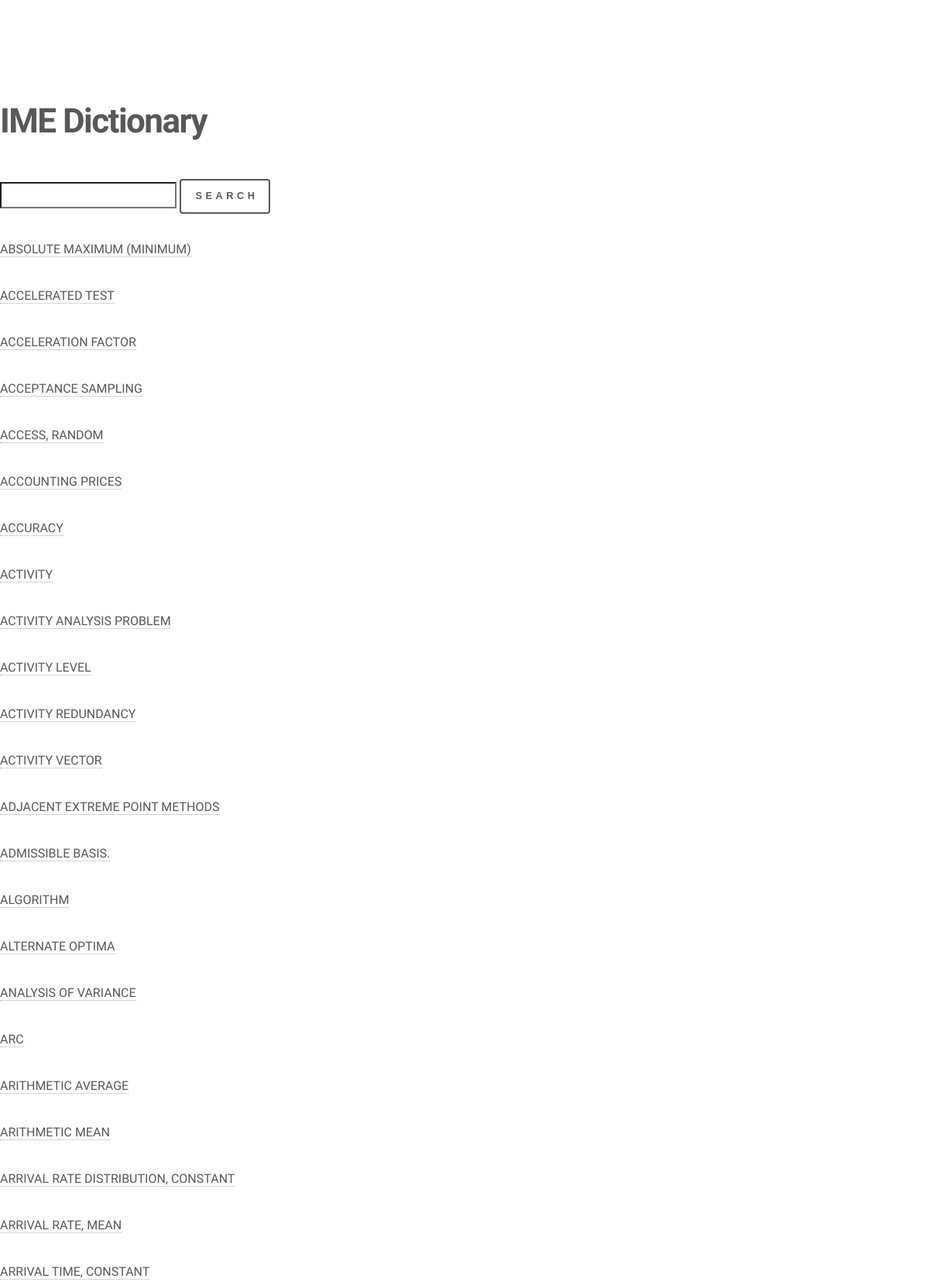
The app's page /analytics (upper part) with its own data.
### imeApp/models.py (models this page shows, shortened)
class Analytics(models.Model):
    term = models.CharField(max_length=200)
    meaning = models.TextField()

### imeApp/views.py (the view)
# urls.py: path('analytics', analytic, name="analytic"), # analytics
def analytic(request):
    analytics = Analytics.objects.all()
    context = {
        'analytics' : analytics,
    }
    return render(request, 'analy_main.html', context)

### imeApp/templates/analy_main.html (shortened to what this page needs)
{% load static %}
<!DOCTYPE html>
<html>
  <head>
    <link rel="stylesheet" href="{% static 'css/main.css' %}" />
  </head>
  <body class="is-preload">
		<div id="main">
		  <div class="inner">
			<header id="header">
				<div class="inner">
					<h1>IME Dictionary</h1>
				</div>
			</header>
			<section>
				<form>
					<div>
					  <input type="search" id="mySearch" name="q" class="mybtn">
					  <button class="mybtn">Search</button>
					</div>
				</form>
			</section>
			<section>
				<div>
					{% for i in analytics.all %}
					<p>
							<a href="{% url 'analytics'  i.id %}">{{i.term}}</a>
					</p>
					{% endfor %}
				</div>
			</section>
		  </div>
		</div>
	</body>
  </html>

### imeApp/static/css/main.css (style rules this page uses)
html, body, div, span, applet, object, iframe, h1, h2, h3, h4, h5, h6, p, blockquote, pre, a, abbr, acronym, address, big, cite, code, del, dfn, em, img, ins, kbd, q, s, samp, small, strike, strong, sub, sup, tt, var, b, u, i, center, dl, dt, dd, ol, ul, li, fieldset, form, label, legend, table, caption, tbody, tfoot, thead, tr, th, td, article, aside, canvas, details, embed, figure, figcaption, footer, header, hgroup, menu, nav, output, ruby, section, summary, time, mark, audio, video { margin: 0; padding: 0; border: 0; font-size: 100%; font: inherit; vertical-align: baseline; }
article, aside, details, figcaption, figure, footer, header, hgroup, menu, nav, section { display: block; }
body { line-height: 1; }
body { -webkit-text-size-adjust: none; }
input, select, textarea { -moz-appearance: none; -webkit-appearance: none; -ms-appearance: none; appearance: none; }
body { -ms-overflow-style: scrollbar; }
html { box-sizing: border-box; }
*, *:before, *:after { box-sizing: inherit; }
body { background: #ffffff; }
body, input, select, textarea { color: #585858; font-family: "Source Sans Pro", Helvetica, sans-serif; font-size: 16pt; font-weight: 300; line-height: 1.75; }
@media screen and (max-width: 1680px) { body, input, select, textarea { font-size: 14pt; } }
@media screen and (max-width: 1280px) { body, input, select, textarea { font-size: 12pt; } }
a { -moz-transition: border-bottom-color 0.2s ease, color 0.2s ease; -webkit-transition: border-bottom-color 0.2s ease, color 0.2s ease; -ms-transition: border-bottom-color 0.2s ease, color 0.2s ease; transition: border-bottom-color 0.2s ease, color 0.2s ease; text-decoration: none; color: #585858; border-bottom: dotted 1px rgba(88, 88, 88, 0.5); }
p { margin: 0 0 2em 0; }
h1 { font-size: 2.75em; font-weight: 700; line-height: 1.3; margin: 0 0 1em 0; letter-spacing: -0.035em; }
form { margin: 0 0 2em 0; overflow-x: hidden; }
form > :last-child { margin-bottom: 0; }
input[type="submit"], input[type="reset"], input[type="button"], button, .button { -moz-appearance: none; -webkit-appearance: none; -ms-appearance: none; appearance: none; -moz-transition: background-color 0.2s ease-in-out, color 0.2s ease-in-out, box-shadow 0.2s ease-in-out; -webkit-transition: background-color 0.2s ease-in-out, color 0.2s ease-in-out, box-shadow 0.2s ease-in-out; -ms-transition: background-color 0.2s ease-in-out, color 0.2s ease-in-out, box-shadow 0.2s ease-in-out; transition: background-color 0.2s ease-in-out, color 0.2s ease-in-out, box-shadow 0.2s ease-in-out; background-color: transparent; border-radius: 4px; border: 0; box-shadow: inset 0 0 0 2px #585858; color: #585858 !important; cursor: pointer; display: inline-block; font-size: 0.8em; font-weight: 900; height: 3.5em; letter-spacing: 0.35em; line-height: 3.45em; overflow: hidden; padding: 0 1.25em 0 1.6em; text-align: center; text-decoration: none; text-overflow: ellipsis; text-transform: uppercase; white-space: nowrap; }
#header { padding: 8em 0 0.1em 0 ; }
#main { padding: 0em 0 6em 0 ; }

### records on screen
Analytics: term "ABSOLUTE MAXIMUM (MINIMUM)"
Analytics: term "ACCELERATED TEST"
Analytics: term "ACCELERATION FACTOR"
Analytics: term "ACCEPTANCE SAMPLING"
Analytics: term "ACCESS, RANDOM"
Analytics: term "ACCOUNTING PRICES"
Analytics: term "ACCURACY"
Analytics: term "ACTIVITY"
Analytics: term "ACTIVITY ANALYSIS PROBLEM"
Analytics: term "ACTIVITY LEVEL"
Analytics: term "ACTIVITY REDUNDANCY"
Analytics: term "ACTIVITY VECTOR"
Analytics: term "ADJACENT EXTREME POINT METHODS"
Analytics: term "ADMISSIBLE BASIS."
Analytics: term "ALGORITHM"
Analytics: term "ALTERNATE OPTIMA"
Analytics: term "ANALYSIS OF VARIANCE"
Analytics: term "ARC"
Analytics: term "ARITHMETIC AVERAGE"
Analytics: term "ARITHMETIC MEAN"
Analytics: term "ARRIVAL RATE DISTRIBUTION, CONSTANT"
Analytics: term "ARRIVAL RATE, MEAN"
Analytics: term "ARRIVAL TIME, CONSTANT"
